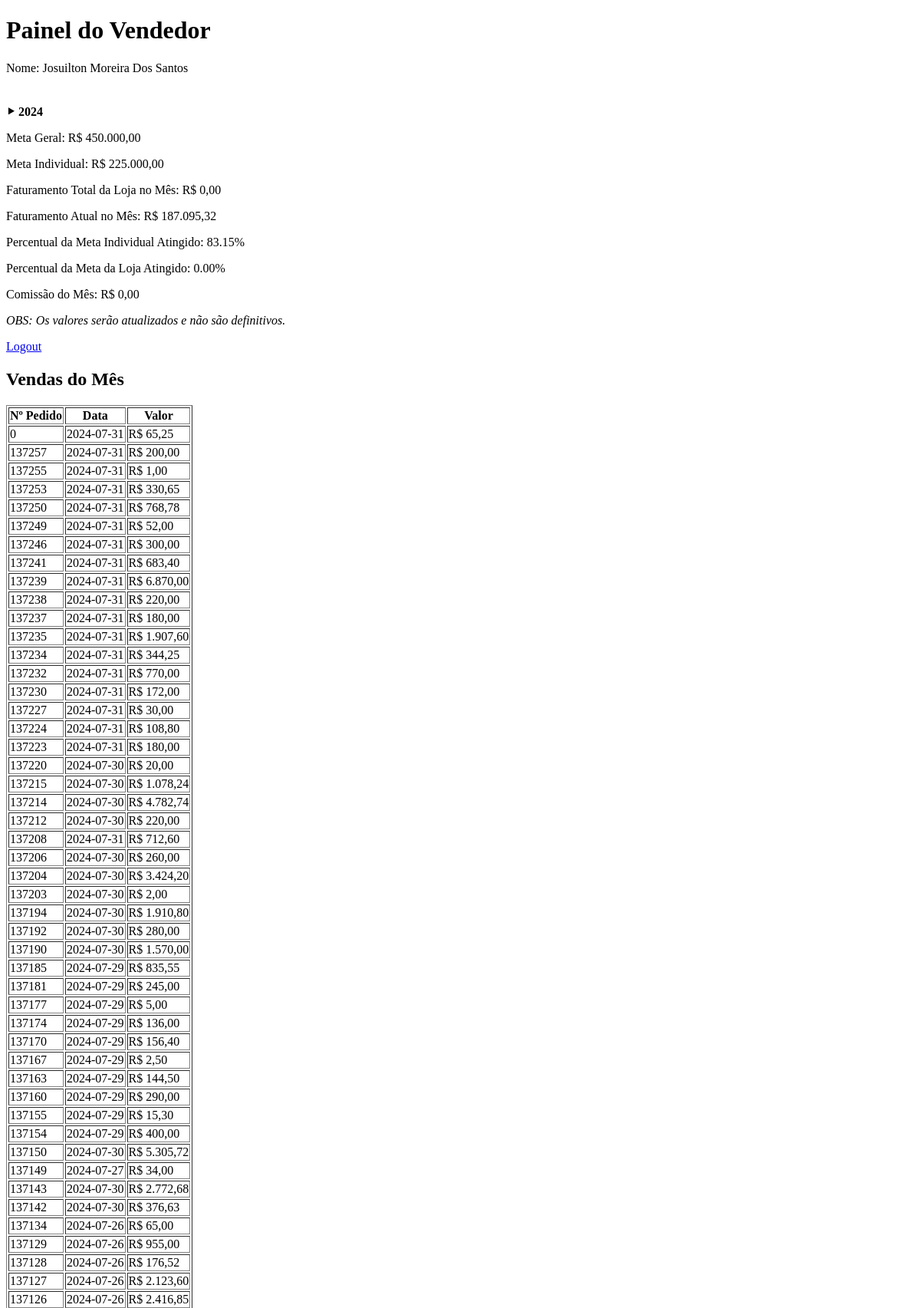
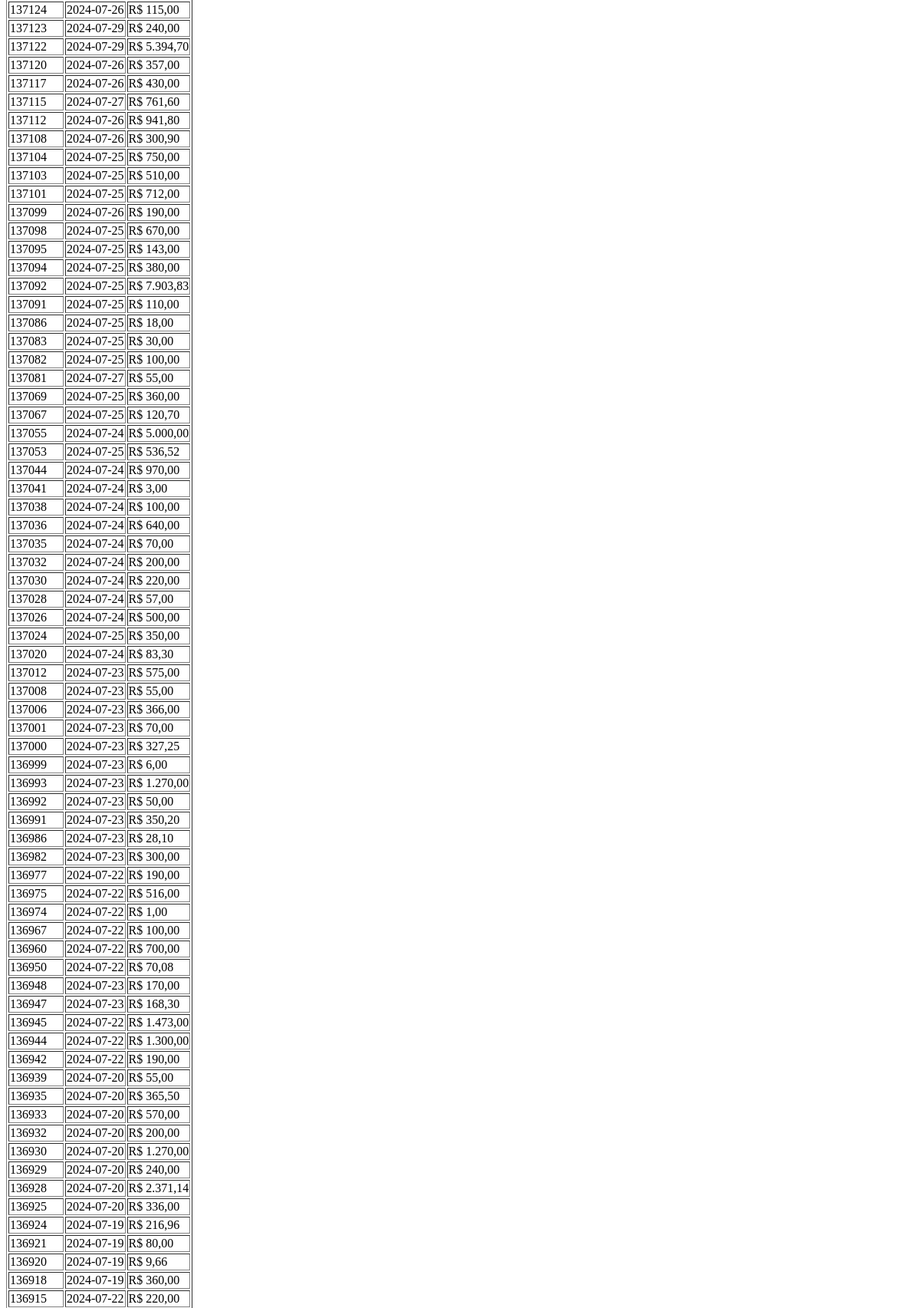
The page /dashboard/2024/7 (signed in, upper part) on the database its author committed (2 pictures, top to bottom).
### tables this page shows
CREATE TABLE Users (
        id INTEGER PRIMARY KEY AUTOINCREMENT,
        username TEXT NOT NULL,
        password TEXT NOT NULL,
        name TEXT NOT NULL,  -- Nome completo do usuário
        role TEXT NOT NULL  -- 'seller' ou 'master'
    , branch TEXT DEFAULT 'Loja', active INTEGER DEFAULT 1 NOT NULL);

CREATE TABLE "GeneralGoals" (
    id INTEGER PRIMARY KEY AUTOINCREMENT,
    goal REAL NOT NULL
, year INTEGER, month INTEGER);

CREATE TABLE "IndividualGoals" (
    id INTEGER PRIMARY KEY AUTOINCREMENT,
    user_id INTEGER NOT NULL,
    goal REAL NOT NULL
, year INTEGER, month INTEGER);

### modules/dashboards/__init__.py (the view, shortened to what this page needs)
@dashboards_bp.route('/dashboard', defaults={'seller_id': None, 'year': None, 'month': None})
@dashboards_bp.route('/dashboard/<int:seller_id>', defaults={'year': None, 'month': None})
@dashboards_bp.route('/dashboard/<int:year>/<int:month>', defaults={'seller_id': None})
@dashboards_bp.route('/dashboard/<int:seller_id>/<int:year>/<int:month>')
def dashboard(seller_id, year, month):
    if 'user_id' not in session:
        return redirect(url_for('users.login'))
    user_id = session['user_id']
    user_role = session['role']
    conn = get_db_connection()
    cursor = conn.cursor()
    if user_role == 'seller' or (user_role == 'master' and seller_id is None):
        seller_id = user_id
    cursor.execute('SELECT name, branch, active FROM Users WHERE id = ?', (seller_id,))
    user_info = cursor.fetchone()
    if not user_info or user_info['active'] == 0:
        flash('Usuário inativo ou não encontrado.', 'error')
        return redirect(url_for('dashboards.dashboard'))
    user_name = user_info['name']
    user_branch = user_info['branch'],
    if not year and not month:
        year = datetime.now().year
        month = datetime.now().month
    str_year = str(year)
    str_month = str(month).zfill(2)  # zFill para preencher com 0 a esquerda
    cursor.execute('''
        SELECT SUM(amount) AS total_seller_sales
        FROM Sales
        WHERE user_id = ?
        AND strftime('%Y', date) = ?
        AND strftime('%m', date) = ?
    ''', (seller_id, str_year, str_month))
    total_seller_sales_row = cursor.fetchone()
    total_seller_sales = total_seller_sales_row['total_seller_sales'] if total_seller_sales_row and total_seller_sales_row['total_seller_sales'] else 0
    cursor.execute('''SELECT goal FROM IndividualGoals
                   WHERE user_id = ?
                   AND year = ?
                   AND month = ?
                   ''', (seller_id, str_year, str_month))
    individual_goal_row = cursor.fetchone()
    individual_goal = individual_goal_row['goal'] if individual_goal_row else 0
    cursor.execute('''
        SELECT SUM(amount) AS total_branch_sales
        FROM Sales
        WHERE user_id IN (SELECT id FROM Users WHERE branch = ?)
        AND strftime('%Y', date) = ?
        AND strftime('%m', date) = ?
        ''', (seller_id, str_year, str_month))
    total_branch_sales_row = cursor.fetchone()
    total_branch_sales = total_branch_sales_row['total_branch_sales'] if total_branch_sales_row and total_branch_sales_row['total_branch_sales'] else 0
    cursor.execute('SELECT goal FROM GeneralGoals WHERE year = ? AND month = ? ORDER BY id DESC LIMIT 1',
                   (str_year, str_month))
    general_goal_row = cursor.fetchone()
    general_goal = float(general_goal_row['goal']) if general_goal_row else 0
    cursor.execute('''
        SELECT date, amount, order_number, id
        FROM Sales
        WHERE user_id = ?
        AND strftime('%Y', date) = ?
        AND strftime('%m', date) = ?
        ORDER BY order_number DESC
        ''', (seller_id, str_year, str_month))
    vendas = cursor.fetchall()
    individual_percentage = (total_seller_sales / individual_goal) * 100 if individual_goal else 0
    branch_percentage = (total_branch_sales / general_goal) * 100 if general_goal else 0
    commission_rate = bonus_rate = 0
    commission = total_seller_sales * commission_rate
    bonus = total_seller_sales * bonus_rate
    extra_total = commission + bonus
    if user_role == 'seller' or (user_role == 'master' and seller_id != user_id):
        cursor.execute('''
            SELECT DISTINCT strftime('%Y', date) AS year, strftime('%m', date) AS month
            FROM Sales
            WHERE user_id = ? OR ? IS NULL
            ORDER BY year DESC, month DESC
        ''', (seller_id, seller_id))
        available_dates = cursor.fetchall()
        conn.close()
        return render_template('seller_dashboard.html',
                               total_seller_sales=total_seller_sales,
                               total_branch_sales=total_branch_sales,
                               individual_percentage=individual_percentage,
                               branch_percentage=branch_percentage,
                               seller_id=seller_id,
                               user_name=user_name,
                               general_goal=general_goal,
                               vendas=vendas,
                               individual_goal=individual_goal,
                               commission=commission,
                               bonus=bonus,
                               extra_total=extra_total,
                               user_branch=user_branch,
                               user_role=user_role,
                               year=year,
                               month=month,
                               available_dates=available_dates)

### modules/db.py (called while the page is built)
def get_db_connection():
    conn = sqlite3.connect('sales_tracking.db')
    conn.row_factory = sqlite3.Row
    return conn

### utils/text_utils.py (called while the page is built)
def format_currency(value):
    return f'R$ {value:,.2f}'.replace(',', 'X').replace('.', ',').replace('X', '.')

def format_percentage(value):
    return f'{value:,.2f}%'.replace(',', 'X').replace('X', '.')

def month_name(month_number):
    months = {
        1: "Janeiro", 2: "Fevereiro", 3: "Março", 4: "Abril", 5: "Maio", 6: "Junho",
        7: "Julho", 8: "Agosto", 9: "Setembro", 10: "Outubro", 11: "Novembro", 12: "Dezembro"
    }
    return months.get(month_number, "")

### templates/seller_dashboard.html (shortened to what this page needs)
{% extends "base.html" %}
{% block content %}
<h1>Painel do Vendedor</h1>
<p>Nome: {{user_name}}</p>
<br>
<div>
    {% set years = available_dates | map(attribute='year') | unique %}
    {% for y in years %}
    <div>
        <div class="year" onclick="toggleMonths('{{ y }}')">
            <p>
                 {{ y }}
            </p>
        </div>
    </div>
    {% endfor %}
</div>
<p>Meta Geral: {{ general_goal | float | currency }}</p>
<p>Meta Individual: {{ individual_goal | float | currency }}</p>
<p>Faturamento Total da {{ user_branch[0] }} no Mês: {{ total_branch_sales | float | currency }}</p>
<p>Faturamento Atual no Mês: {{ total_seller_sales | float | currency }}</p>
<p>Percentual da Meta Individual Atingido: {{ individual_percentage | float | percentage}}</p>
<p>Percentual da Meta da {{ user_branch[0] }} Atingido: {{ branch_percentage | float | percentage}}</p>
<p>Comissão do Mês: {{ commission | float | currency }}</p>
<p><em>OBS: Os valores serão atualizados e não são definitivos.</em></p>
{% if user_role == 'master' %}
<a href="{{ url_for('dashboards.dashboard') }}">Voltar</a>
{% elif user_role == 'seller' %}
<a href="{{ url_for('users.logout') }}">Logout</a>
{% endif %}
<h2>Vendas do Mês</h2>
<table border="1">
    <tr>
        <th>Nº Pedido</th>
        <th>Data</th>
        <th>Valor</th>
    </tr>
    {% for venda in vendas %}
    <tr>
        <td>{{ venda['order_number']  | float | int }}</td>
        <td>{{ venda['date'] }}</td>
        <td>{{ venda['amount'] | float | currency }}</td>
    </tr>
    {% endfor %}
</table>
{% endblock %}

### templates/seller_dashboard.html (style rules this page uses)
.year p { cursor: pointer; font-weight: bold; margin: 5px 0; max-width: fit-content; }

### rows shown on the page
Users: name "Josuilton Moreira Dos Santos", branch "Loja"
GeneralGoals: goal "R$ 450.000,00"
IndividualGoals: goal "R$ 225.000,00"

### other values the page prints
{{ y }} "2024"
{{ total_branch_sales | float | currency }} "R$ 0,00"
{{ total_seller_sales | float | currency }} "R$ 187.095,32"
{{ individual_percentage | float | percentage }} "83.15%"
{{ branch_percentage | float | percentage }} "0.00%"
{{ commission | float | currency }} "R$ 0,00"
{{ venda['order_number']  | float | int }} "0" "137257" "137255" "137253" "137250" "137249" "137246" "137241" "137239" "137238" "137237" "137235" "137234" "137232" "137230" "137227" "137224" "137223" "137220" "137215" "137214" "137212" "137208" "137206" "137204" "137203" "137194" "137192" "137190" "137185" "137181" "137177" "137174" "137170" "137167" "137163" "137160" "137155" "137154" "137150" "137149" "137143" "137142" "137134" "137129" "137128" "137127" "137126" "137124" "137123" "137122" "137120" "137117" "137115" "137112" "137108" "137104" "137103" "137101" "137099" "137098" "137095" "137094" "137092" "137091" "137086" "137083" "137082" "137081" "137069" "137067" "137055" "137053" "137044" "137041" "137038" "137036" "137035" "137032" "137030" "137028" "137026" "137024" "137020" "137012" "137008" "137006" "137001" "137000" "136999" "136993" "136992" "136991" "136986" "136982" "136977" "136975" "136974" "136967" "136960" "136950" "136948" "136947" "136945" "136944" "136942" "136939" "136935" "136933" "136932" "136930" "136929" "136928" "136925" "136924" "136921" "136920" "136918" "136915"
{{ venda['date'] }} "2024-07-31" "2024-07-31" "2024-07-31" "2024-07-31" "2024-07-31" "2024-07-31" "2024-07-31" "2024-07-31" "2024-07-31" "2024-07-31" "2024-07-31" "2024-07-31" "2024-07-31" "2024-07-31" "2024-07-31" "2024-07-31" "2024-07-31" "2024-07-31" "2024-07-30" "2024-07-30" "2024-07-30" "2024-07-30" "2024-07-31" "2024-07-30" "2024-07-30" "2024-07-30" "2024-07-30" "2024-07-30" "2024-07-30" "2024-07-29" "2024-07-29" "2024-07-29" "2024-07-29" "2024-07-29" "2024-07-29" "2024-07-29" "2024-07-29" "2024-07-29" "2024-07-29" "2024-07-30" "2024-07-27" "2024-07-30" "2024-07-30" "2024-07-26" "2024-07-26" "2024-07-26" "2024-07-26" "2024-07-26" "2024-07-26" "2024-07-29" "2024-07-29" "2024-07-26" "2024-07-26" "2024-07-27" "2024-07-26" "2024-07-26" "2024-07-25" "2024-07-25" "2024-07-25" "2024-07-26" "2024-07-25" "2024-07-25" "2024-07-25" "2024-07-25" "2024-07-25" "2024-07-25" "2024-07-25" "2024-07-25" "2024-07-27" "2024-07-25" "2024-07-25" "2024-07-24" "2024-07-25" "2024-07-24" "2024-07-24" "2024-07-24" "2024-07-24" "2024-07-24" "2024-07-24" "2024-07-24" "2024-07-24" "2024-07-24" "2024-07-25" "2024-07-24" "2024-07-23" "2024-07-23" "2024-07-23" "2024-07-23" "2024-07-23" "2024-07-23" "2024-07-23" "2024-07-23" "2024-07-23" "2024-07-23" "2024-07-23" "2024-07-22" "2024-07-22" "2024-07-22" "2024-07-22" "2024-07-22" "2024-07-22" "2024-07-23" "2024-07-23" "2024-07-22" "2024-07-22" "2024-07-22" "2024-07-20" "2024-07-20" "2024-07-20" "2024-07-20" "2024-07-20" "2024-07-20" "2024-07-20" "2024-07-20" "2024-07-19" "2024-07-19" "2024-07-19" "2024-07-19" "2024-07-22"
{{ venda['amount'] | float | currency }} "R$ 65,25" "R$ 200,00" "R$ 1,00" "R$ 330,65" "R$ 768,78" "R$ 52,00" "R$ 300,00" "R$ 683,40" "R$ 6.870,00" "R$ 220,00" "R$ 180,00" "R$ 1.907,60" "R$ 344,25" "R$ 770,00" "R$ 172,00" "R$ 30,00" "R$ 108,80" "R$ 180,00" "R$ 20,00" "R$ 1.078,24" "R$ 4.782,74" "R$ 220,00" "R$ 712,60" "R$ 260,00" "R$ 3.424,20" "R$ 2,00" "R$ 1.910,80" "R$ 280,00" "R$ 1.570,00" "R$ 835,55" "R$ 245,00" "R$ 5,00" "R$ 136,00" "R$ 156,40" "R$ 2,50" "R$ 144,50" "R$ 290,00" "R$ 15,30" "R$ 400,00" "R$ 5.305,72" "R$ 34,00" "R$ 2.772,68" "R$ 376,63" "R$ 65,00" "R$ 955,00" "R$ 176,52" "R$ 2.123,60" "R$ 2.416,85" "R$ 115,00" "R$ 240,00" "R$ 5.394,70" "R$ 357,00" "R$ 430,00" "R$ 761,60" "R$ 941,80" "R$ 300,90" "R$ 750,00" "R$ 510,00" "R$ 712,00" "R$ 190,00" "R$ 670,00" "R$ 143,00" "R$ 380,00" "R$ 7.903,83" "R$ 110,00" "R$ 18,00" "R$ 30,00" "R$ 100,00" "R$ 55,00" "R$ 360,00" "R$ 120,70" "R$ 5.000,00" "R$ 536,52" "R$ 970,00" "R$ 3,00" "R$ 100,00" "R$ 640,00" "R$ 70,00" "R$ 200,00" "R$ 220,00" "R$ 57,00" "R$ 500,00" "R$ 350,00" "R$ 83,30" "R$ 575,00" "R$ 55,00" "R$ 366,00" "R$ 70,00" "R$ 327,25" "R$ 6,00" "R$ 1.270,00" "R$ 50,00" "R$ 350,20" "R$ 28,10" "R$ 300,00" "R$ 190,00" "R$ 516,00" "R$ 1,00" "R$ 100,00" "R$ 700,00" "R$ 70,08" "R$ 170,00" "R$ 168,30" "R$ 1.473,00" "R$ 1.300,00" "R$ 190,00" "R$ 55,00" "R$ 365,50" "R$ 570,00" "R$ 200,00" "R$ 1.270,00" "R$ 240,00" "R$ 2.371,14" "R$ 336,00" "R$ 216,96" "R$ 80,00" "R$ 9,66" "R$ 360,00" "R$ 220,00"
